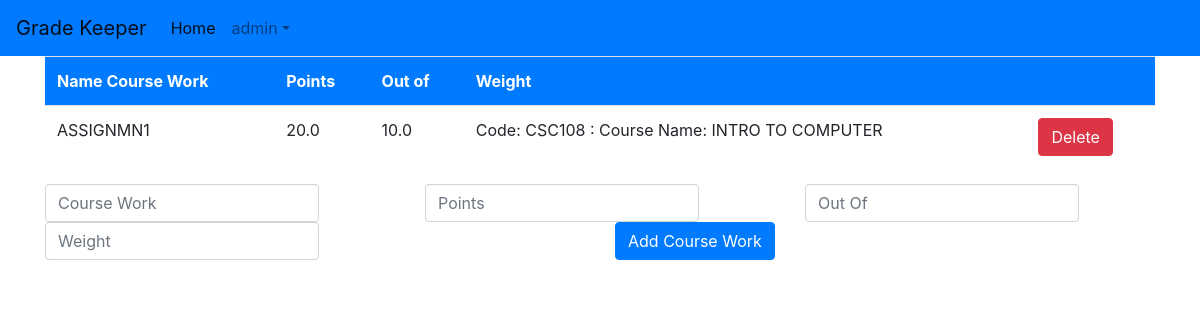
Screenshot of /courses/56 (signed in) with the database file from the repository.
### courses/models.py (models this page shows, shortened)
class CourseWork(models.Model):
    name_course_work = models.CharField(max_length=50)
    weight = models.FloatField()
    grade = models.FloatField()
    course = models.ForeignKey(Course, related_name='course_work', on_delete = models.SET('deleted'))

class Course(models.Model):
    course_code = models.CharField(max_length=10)
    course_name = models.CharField(max_length=100)
    starter = models.ForeignKey(User, related_name='created_by',on_delete = models.SET('deleted'),blank=True)
    def __str__(self):
        return "Code: "+ self.course_code +" : Course Name: "+self.course_name

### courses/views.py (the view)
# urls.py: path('courses/<int:pk>', views.CourseWorkView.as_view(), name='coursework_list'),
class CourseWorkView(ListView):
    model = CourseWork
    template_name = 'coursework_list'
    def get_queryset(self):
        pk = self.kwargs['pk']
        course = get_object_or_404(Course, pk=pk)
        grades = course.course_work.all()
        return grades

### templates/courses/coursework_list.html (shortened to what this page needs)
{% extends 'base.html' %}
{% block content %}
<div class='container'>
  <div class="table-responsive">
    <table class="table" id="course_table">
          <tr class="table_header bg-primary text-white">
            <th>Name Course Work</th>
            <th>Points</th>
            <th>Out of</th>
            <th>Weight</th>
            <th></th>
          </tr>
          {% for grade in coursework_list %}
          <tr class ='table_rows'>
            <form method="post">
              <td>{{ grade.name_course_work }}</td>
              <td>{{ grade.grade }}</td>
              <td>{{ grade.weight }}</td>
              <td>{{ grade.course}} </td>
              <th><button class = 'btn btn-danger'>Delete</button>
            </form>
          </tr>
          {% endfor %}
    </table>
  </div>
</div>
<div class="container">
    <form method="post" class = 'form-inline'>
      <div class='row'>
      <div class = "col-sm"><input type="text" required="required" name="assignment" placeholder='Course Work' class="form-control" id="corsecode"></div>
      <div class = "col-sm"><input type="number" step="0.01" name="assignment1" placeholder='Points' class="form-control" id="corsecode"></div>
      <div class = "col-sm"><input type="number" step="0.01" required="required" name="grade1" placeholder='Out Of' class="form-control" id="corsecode" ></div>
      <div class = "col-sm"><input type="number" step="0.01" required="required" name="weight" placeholder='Weight' class="form-control" id="corsecode" ></div>
      <div class = "col-sm"><button type="submit" required="required" class="btn btn-primary mb-2">Add Course Work</button></div>
      </div>
    </form>
</div>
{% endblock %}

### templates/base.html (shortened to what this page needs)
{% load static %}<!DOCTYPE html>
<html>
  <head>
    <link rel="stylesheet" href="https://stackpath.bootstrapcdn.com/bootstrap/4.1.1/css/bootstrap.min.css">
    <link rel="stylesheet" href="https://cdnjs.cloudflare.com/ajax/libs/font-awesome/4.7.0/css/font-awesome.min.css">
    <nav class="navbar navbar-expand-lg navbar-light bg-primary text-white">
        <a class='navbar-brand' href='{% url 'course_list' %}'> Grade Keeper </a>
        <div class='collapse navbar-collapse' id='navbarSupportedContent'>
          <ur class="navbar-nav mr-auto">
            <li class='nav-item active'>
              <a class='nav-link' href='#'> Home </a>
            </li>
            {% if user.is_authenticated %}
            <li class="nav-item dropdown">
              <a class="nav-link dropdown-toggle" href="#" id="navbarDropdown" role="button" data-toggle="dropdown" aria-haspopup="true" aria-expanded="false">{{ user.username }}</a>
            </li>
            {% endif %}
        </div>
    </nav>
  </head>
    {% block content %}
    {% endblock %}
</html>

### rows the page displays
CourseWork: name_course_work "ASSIGNMN1", grade "20.0", weight "10.0", course "Code: CSC108 : Course Name: INTRO TO COMPUTER"

### other values shown
{{ user.username }} "admin"
